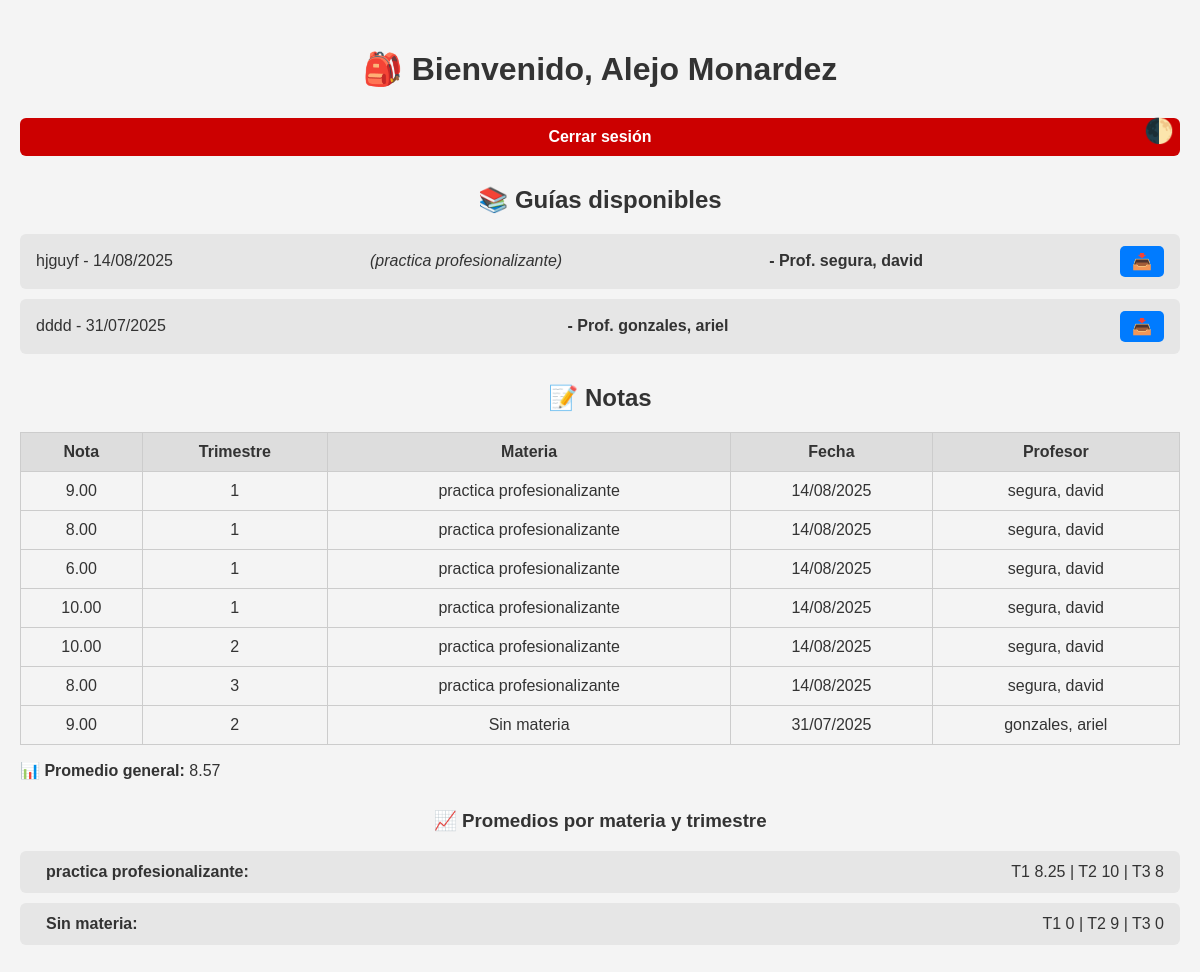
Page /colegio/alumno.php (signed in) on the committed database.
### tables this page shows
CREATE TABLE `guias` (
  `id` int(11) NOT NULL,
  `titulo` varchar(255) NOT NULL,
  `archivo` varchar(255) NOT NULL,
  `curso` varchar(10) NOT NULL,
  `materia_id` int(11) DEFAULT NULL,
  `fecha_subida` date NOT NULL,
  `profesor_id` int(11) NOT NULL
);

CREATE TABLE `materias` (
  `id` int(11) NOT NULL,
  `nombre` varchar(100) NOT NULL,
  `activo` tinyint(1) NOT NULL DEFAULT 1
);

CREATE TABLE `usuarios` (
  `id` int(11) NOT NULL,
  `nombre_usuario` varchar(50) DEFAULT NULL,
  `nombre` varchar(50) DEFAULT NULL,
  `apellido` varchar(50) DEFAULT NULL,
  `dni` varchar(20) DEFAULT NULL,
  `curso` varchar(10) DEFAULT NULL,
  `email` varchar(100) DEFAULT NULL,
  `password` varchar(255) DEFAULT NULL,
  `rol` enum('admin','profesor','alumno') NOT NULL
);

CREATE TABLE `notas` (
  `id` int(11) NOT NULL,
  `alumno_id` int(11) NOT NULL,
  `profesor_id` int(11) NOT NULL,
  `materia_id` int(11) DEFAULT NULL,
  `nota` decimal(5,2) NOT NULL,
  `trimestre` tinyint(4) DEFAULT NULL,
  `fecha` date NOT NULL
);

### colegio/alumno.php (the view, shortened to what this page needs)
<?php
include("php/conexion.php");
$id_alumno = $_SESSION['usuario']['id'];
$nombre_alumno = $_SESSION['usuario']['nombre'] . ' ' . $_SESSION['usuario']['apellido'];
$curso = $_SESSION['usuario']['curso'];
$stmt_guias = $conn->prepare("
    SELECT g.*, u.nombre AS profesor_nombre, u.apellido AS profesor_apellido, m.nombre AS materia
    FROM guias g
    JOIN usuarios u ON g.profesor_id = u.id
    LEFT JOIN materias m ON g.materia_id = m.id
    WHERE g.curso = ?
    ORDER BY g.fecha_subida DESC
");
$stmt_guias->bind_param("s", $curso);
$stmt_guias->execute();
$guias = $stmt_guias->get_result();
$stmt_notas = $conn->prepare("
    SELECT n.*, u.nombre AS prof_nombre, u.apellido AS prof_apellido, m.nombre AS materia
    FROM notas n
    JOIN usuarios u ON n.profesor_id = u.id
    LEFT JOIN materias m ON n.materia_id = m.id
    WHERE n.alumno_id = ?
    ORDER BY n.fecha DESC
");
$stmt_notas->bind_param("i", $id_alumno);
$stmt_notas->execute();
$notas = $stmt_notas->get_result();
$total = 0; $cantidad = 0;
$promedios_por_materia_trimestre = [];
while ($n = $notas->fetch_assoc()) {
    $total += floatval($n['nota']);
    $cantidad++;
    $mat = $n['materia'] ?? 'Sin materia';
    $t = intval($n['trimestre'] ?? 0);
    if (!isset($promedios_por_materia_trimestre[$mat])) {
        $promedios_por_materia_trimestre[$mat] = [1=>[],2=>[],3=>[]];
    }
    if ($t >=1 && $t <=3) {
        $promedios_por_materia_trimestre[$mat][$t][] = floatval($n['nota']);
    }
}
$promedio_general = $cantidad > 0 ? number_format($total / $cantidad, 2) : "N/A";
$notas->data_seek(0);
?>
<!DOCTYPE html>
<html lang="es">
<head>
    <link rel="stylesheet" href="css/alumno.css">
</head>
<body>
<header>
    <h1>🎒 Bienvenido, <?= htmlspecialchars($nombre_alumno) ?></h1>
    <a href="php/cerrar_sesion.php" class="boton-cerrar">Cerrar sesión</a>
    <button onclick="toggleTema()" class="boton-tema">🌓</button>
</header>
<section>
    <h2>📚 Guías disponibles</h2>
    <?php if ($guias->num_rows > 0): ?>
        <ul class="lista-guias">
            <?php while ($g = $guias->fetch_assoc()): ?>
                <li>
                    <?= htmlspecialchars($g['titulo']) ?> - <?= date("d/m/Y", strtotime($g['fecha_subida'])) ?>
                    <?php if (!empty($g['materia'])): ?>
                        <em>(<?= htmlspecialchars($g['materia']) ?>)</em>
                    <?php endif; ?>
                    <strong>- Prof. <?= htmlspecialchars($g['profesor_apellido'] . ', ' . $g['profesor_nombre']) ?></strong>
                    <a href="php/descargar_guia.php?archivo=<?= urlencode($g['archivo']) ?>">📥</a>
                </li>
            <?php endwhile; ?>
        </ul>
    <?php else: ?>
        <p>No hay guías disponibles por ahora.</p>
    <?php endif; ?>
</section>
<section>
    <h2>📝 Notas</h2>
    <?php if ($cantidad > 0): ?>
        <table>
            <thead>
                <tr>
                    <th>Nota</th>
                    <th>Trimestre</th>
                    <th>Materia</th>
                    <th>Fecha</th>
                    <th>Profesor</th>
                </tr>
            </thead>
            <tbody>
                <?php while ($n = $notas->fetch_assoc()): ?>
                    <tr>
                        <td><?= $n['nota'] ?></td>
                        <td><?= htmlspecialchars($n['trimestre'] ?? '-') ?></td>
                        <td><?= htmlspecialchars($n['materia'] ?? 'Sin materia') ?></td>
                        <td><?= date("d/m/Y", strtotime($n['fecha'])) ?></td>
                        <td><?= htmlspecialchars($n['prof_apellido'] . ', ' . $n['prof_nombre']) ?></td>
                    </tr>
                <?php endwhile; ?>
            </tbody>
        </table>
        <p><strong>📊 Promedio general:</strong> <?= $promedio_general ?></p>
        <h3>📈 Promedios por materia y trimestre</h3>
        <ul>
            <?php foreach ($promedios_por_materia_trimestre as $mat => $trims): ?>
                <?php
                    $p1 = count($trims[1]) ? round(array_sum($trims[1])/count($trims[1]), 2) : 0;
                    $p2 = count($trims[2]) ? round(array_sum($trims[2])/count($trims[2]), 2) : 0;
                    $p3 = count($trims[3]) ? round(array_sum($trims[3])/count($trims[3]), 2) : 0;
                ?>
                <li><strong><?= htmlspecialchars($mat) ?>:</strong> T1 <?= $p1 ?> | T2 <?= $p2 ?> | T3 <?= $p3 ?></li>
            <?php endforeach; ?>
        </ul>
    <?php else: ?>
        <p>No tienes notas cargadas todavía.</p>
    <?php endif; ?>
</section>
</body>
</html>

### colegio/css/alumno.css (style rules this page uses)
body { font-family: Arial, sans-serif; background-color: #f4f4f4; color: #333; margin: 0; padding: 20px; transition: background-color 0.3s, color 0.3s; }
h1, h2, h3 { text-align: center; margin-top: 30px; color: inherit; }
ul { list-style: none; padding: 0; }
li { margin: 10px 0; background-color: #e6e6e6; padding: 12px 16px; border-radius: 6px; display: flex; justify-content: space-between; align-items: center; transition: background-color 0.3s; }
li a { text-decoration: none; padding: 6px 12px; background-color: #007BFF; color: white; border-radius: 5px; transition: background-color 0.3s; }
table { width: 100%; border-collapse: collapse; margin-top: 15px; }
table, th, td { border: 1px solid #ccc; }
th, td { padding: 10px; text-align: center; transition: background-color 0.3s; }
th { background-color: #ddd; }
.boton-tema { float: right; margin-top: -40px; background: none; border: none; font-size: 1.5em; cursor: pointer; color: inherit; transition: transform 0.2s; }
.boton-cerrar { display: block; margin: 30px auto 0; text-align: center; padding: 10px 20px; background-color: #cc0000; color: white; border: none; border-radius: 6px; cursor: pointer; text-decoration: none; font-weight: bold; transition: background-color 0.3s; }
ul li strong { margin-left: 10px; }

### rows in the picture
guias: titulo "hjguyf", fecha_subida "14/08/2025", materia.nombre "practica profesionalizante", usuarios.apellido+nombre "segura, david"
guias: titulo "dddd", fecha_subida "31/07/2025", usuarios.apellido+nombre "gonzales, ariel"
notas: nota "9.00", trimestre "1", materia.nombre "practica profesionalizante", fecha "14/08/2025", profesor.nombre "segura, david"
notas: nota "8.00", trimestre "1", materia.nombre "practica profesionalizante", fecha "14/08/2025", profesor.nombre "segura, david"
notas: nota "6.00", trimestre "1", materia.nombre "practica profesionalizante", fecha "14/08/2025", profesor.nombre "segura, david"
notas: nota "10.00", trimestre "1", materia.nombre "practica profesionalizante", fecha "14/08/2025", profesor.nombre "segura, david"
notas: nota "10.00", trimestre "2", materia.nombre "practica profesionalizante", fecha "14/08/2025", profesor.nombre "segura, david"
notas: nota "8.00", trimestre "3", materia.nombre "practica profesionalizante", fecha "14/08/2025", profesor.nombre "segura, david"
notas: nota "9.00", trimestre "2", materia "Sin materia", fecha "31/07/2025", profesor.nombre "gonzales, ariel"

### other values in the picture
$nombre_alumno "Alejo Monardez"
$promedio_general "8.57"
$mat "practica profesionalizante"
$p1 "8.25"
$p2 "10"
$p3 "8"
$mat "Sin materia"
$p1 "0"
$p2 "9"
$p3 "0"
